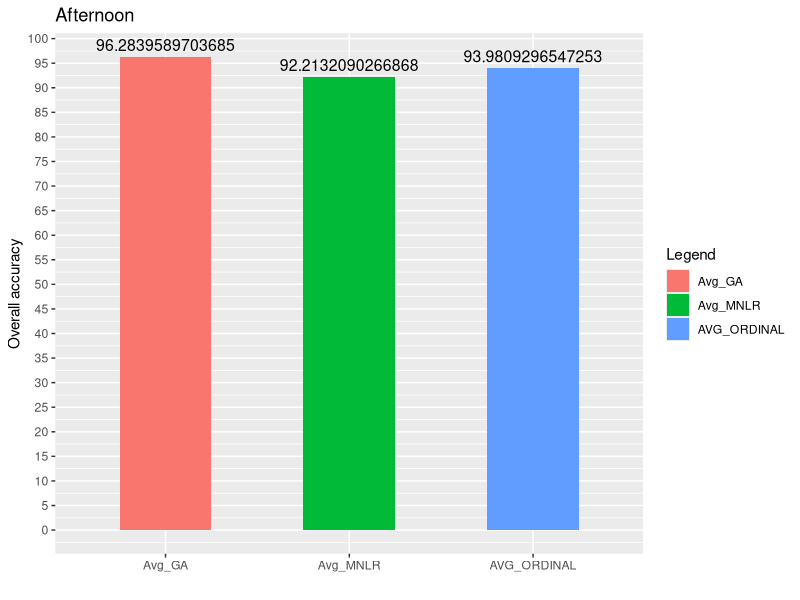

This chart was generated by the following R code:
library(readxl)
library(ggplot2)

afternoon_AvgOrdinal<-max(unlist(read_excel("Alldata_excel.xlsx", sheet = "All data", range = "R56",col_names = FALSE)))
afternoon_AvgMNLR<-max(unlist(read_excel("Alldata_excel.xlsx",sheet = "All data", range = "R57",col_names = FALSE)))
afternoon_AvgGA<-max(unlist(read_excel("Alldata_excel.xlsx", range = "R58",col_names = FALSE)))


#max(midnight_load)
#geom_hline(yintercept = 0, color = "black", linetype = "solid") #draws the x-axis line

loadData<-data.frame(
  AccuracyAVG = c(afternoon_AvgOrdinal,afternoon_AvgMNLR,afternoon_AvgGA),
  xvalues =c("AVG_ORDINAL","Avg_MNLR","Avg_GA")
)
tiff("afternoonAvgAccuracyBarChart.tiff", units="in", width=10, height=10, res=300)
ggplot(loadData,aes(x=xvalues,y=AccuracyAVG,fill=xvalues))+geom_col(width = 0.5)+
  labs(
    title = "Afternoon",
    x="",
    y="Overall accuracy",
    fill ="Legend"
  )+
  scale_y_continuous(breaks = seq(0,100,by=5))+
geom_text(aes(label = AccuracyAVG), vjust = -0.5, size = 4, color = "black")
dev.off()
